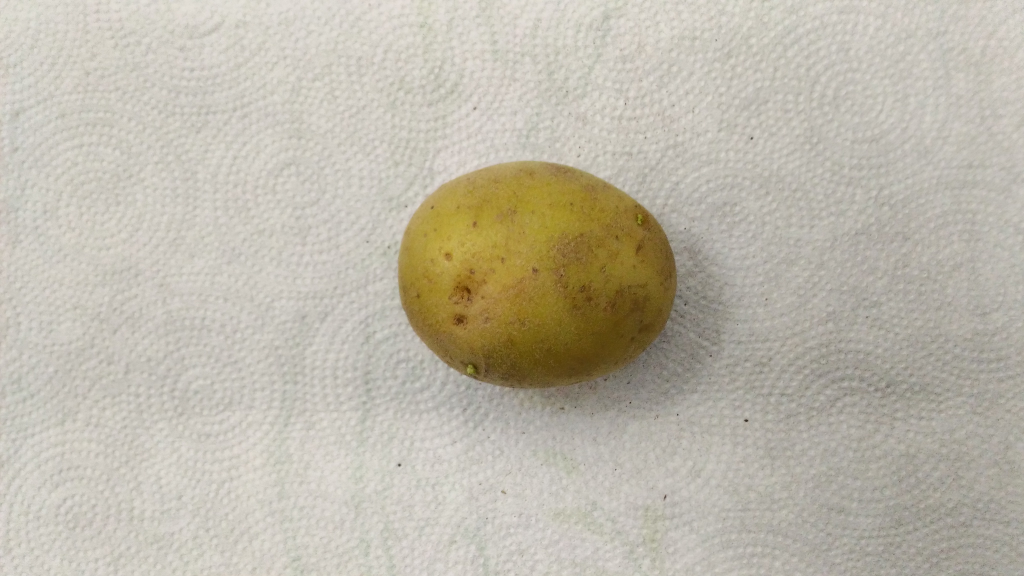
#> input picture data/good_set/1.jpg, 4096 x 2304 px (shown at 1/4 size); its folder holds only this picture in this run
$ python machine_vision.py   (Python 2 division)   (older library calls are emulated)
#> lines starting #> are read from the running program, lines starting #| are printed output that depends on the picture
#!/usr/bin/python

#This is an implementation of a Machine Vision system for grading of potatoes based on quality.
#The system uses Computer Vision and Machine Learning to classify the potatoes into good and rotten sets.
#Author: Arvind Rekha Sura
#Date: 06/12/2016

#Estimated runtime on accompanying image dataset: 16 ~ 18 minutes

#Libraries required: (Suggested to use Anaconda)
#1. cv2
#2. Numpy
#3. Scipy
#4. Scikit-learn

#Steps to install latest scikit library:
# conda create -n sklearn_18 python=2.7
# source activate sklearn_18
# conda install scikit-learn


import numpy as np, scipy.misc, scipy.signal
import time, os, math, csv
from scipy import ndimage


#Global constants
COLOR = "COLOR"
GREYSCALE = "GREYSCALE"
SIZE = (200,125)


def load_image(filename):
	#Function to load the image
#> called with filename = 'data/good_set/1.jpg'
	I = scipy.misc.imread(filename)
#> I is the input picture: shape (2304, 4096, 3); mean R, G, B 190.3, 184.9, 170.9

	return I


def resize_image(image,new_size):
	#Function to resize the image
#> called with new_size = (200, 125)
	import cv2

	I = cv2.resize(image, new_size)
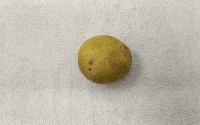
#> I: shape (125, 200, 3); mean R, G, B 190.2, 184.8, 170.8

	return I


def segment_image(image):
	#Function to perform image segmentation
	#I have implemented my own image segmentation logic based on region growing segmentation algorithm.
	#This gives me a relatively better segmentation compared to library implemented methods like watershed algorithm for my particular use case.

	import cv2

	height = image.shape[0]
#> height = 125
	width = image.shape[1]
#> width = 200

	output = image.copy()

	threshold = 70 #Specifies the color range the candidate pixel can fall under to be differentiated as background.

	#Basically I want to segment the potato from the background. For this I've implemented a region growing based segmentation algorithm.
	#I initialize my seed pixel value with the pixel value of the background, whose color range will be very different from the color range of the pixels of the potato (Basically brown potato on white background).
	#To ensure I only take the seed value of the white background, I take seed points at four different locations on the image and take the highest color value amongst the four.
	seed_point_1 = image[height/4,width/4].copy()
#> seed_point_1 = [205, 202, 193]
	seed_point_2 = image[height*3/4,width/4].copy()
#> seed_point_2 = [206, 201, 195]
	seed_point_3 = image[height/4,width*3/4].copy()
#> seed_point_3 = [200, 197, 188]
	seed_point_4 = image[height*3/4,width*3/4].copy()
#> seed_point_4 = [171, 167, 157]

	seed_value = np.amax((seed_point_1,seed_point_2,seed_point_3,seed_point_4),axis=0)
#> seed_value = [206, 202, 195]

	#I maintain a moving average of the color values of the seed value to cover the variations in the background color.
	moving_average = seed_value.copy()
#> moving_average = [206, 202, 195]
	values_red = np.array([],dtype='int8')
	values_green = np.array([],dtype='int8')
	values_blue = np.array([],dtype='int8')

	for i in range(height):
		for j in range(width):

			candidate_pixel = image[i][j].copy()

			if ((candidate_pixel[0] < seed_value[0] + threshold) and (candidate_pixel[0] > seed_value[0] - threshold)) and ((candidate_pixel[1] < seed_value[1] + threshold) and (candidate_pixel[1] > seed_value[1] - threshold)) and ((candidate_pixel[2] < seed_value[2] + threshold) and (candidate_pixel[2] > seed_value[2] - threshold)):
				#If candidate pixel color values fall within specified range then take it as background
				output[i][j] = np.array([0,255,0])

				values_red = np.concatenate([values_red,np.array([candidate_pixel[0]])])
				values_green = np.concatenate([values_green,np.array([candidate_pixel[1]])])
				values_blue = np.concatenate([values_blue,np.array([candidate_pixel[2]])])

				moving_average = np.array([values_red.sum() / values_red.shape[0],values_green.sum() / values_green.shape[0],values_blue.sum() / values_blue.shape[0]])

				seed_value = moving_average.copy()
			else:
				#Else take it as potato
				output[i][j] = np.array([255,0,0])
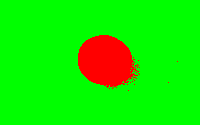
#> output: shape (125, 200, 3); mean R, G, B 23.7, 231.3, 0
#> after the loop, moving_average = [195, 191, 183]; seed_value = [195, 191, 183]

	return output


def pixel_brushing(segmented_image):
	#Function to fill small wrongly segmented gaps in a segmented image.
	#I have implemented this custom algorithm to get better segmentation results with my implementation of region based segmentation algorithm.
	#The algorithm is as follows; Use a sliding window to get the neighbours around a pixel and compute the mode of their color values. The most
	#frequently occuring color value is assigned as the new color value of that pixel. As the sliding window travels across the image, small gaps
	#in the segmented image get filled to give better segmentation results.
	from scipy import stats

	height = segmented_image.shape[0]
#> height = 125
	width = segmented_image.shape[1]
#> width = 200

	#Determines the size of the sliding window. It is observed experimently that small values of 'd' give better segmentation results but at the
	#same time the value should be big enough to cover large gaps.
	d = 10

	for i in range(d,height-d):
		for j in range(d,width-d):
			current_pixel = segmented_image[i,j]
			neighbours = segmented_image[i-d:i+d+1,j-d:j+d+1]
			mode = stats.mode(neighbours)
			new_pixel_value = stats.mode(mode[0][0])
			segmented_image[i,j] = new_pixel_value[0][0]
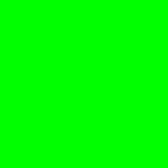
#> neighbours: shape (21, 21, 3) (shown 8 times larger); mean R, G, B 0, 255, 0

	return segmented_image


# [112 lines left out: functions multiply, get_defect_pixel_percentage, get_indentation_count, not called in this run]


def extract_features(directory_dict):
	#Component tasked with extracting features and creating a list of feature vectors

	feature_vector_list = []

	for key in directory_dict.keys():
		current_set = key
		directory_path = directory_dict[key]

		#Set the class label
		if current_set == "bad":
			class_label = 1
		elif current_set == "good":
			class_label = 0

		i = 1
		for root, sub_folders, files in os.walk(directory_path):
			for file in files:
				if '.jpg' in file:
					print "file no.",i
					i += 1
					file_path = os.path.join(root,file)

					print file_path

					print "loading image..."
					input_image_color = load_image(file_path)

					input_image_color = resize_image(input_image_color,SIZE)

					print "segmenting image..."
					segmented_image = segment_image(input_image_color)
					segmented_image = pixel_brushing(segmented_image)

					print "extracting foreground object..."
					foreground_object_color = multiply(segmented_image,input_image_color,COLOR)

					print "getting features..."
					black_pixel_result = get_defect_pixel_percentage(foreground_object_color)
					indentation_count = get_indentation_count(foreground_object_color)

					feature_vector = [file,black_pixel_result["diseased_region"],black_pixel_result["white_region"],indentation_count,class_label]
					feature_vector_list.append(feature_vector)

	return feature_vector_list


# [87 lines left out: functions create_dataset, split_dataset, run_neural_net, evaluate_dataset, not called in this run]

def main(directory_dict,training_file,output_file):
	#Main component to start the Machine Vision system

	#Because of dependency conflicts in my installation of scikit-learn I'm not able to install cv2 in my environment hosting the scikit-learn 0.18.1 library.
	#Therefore, I comment out evaluate_dataset() when running extract_features() and comment out extract_features() and create_dataset() when running evaluate_dataset()
	#Please do the same if your implementation of scikit-learn 0.18.1 library does not include cv2.

	#Component to extract features
	feature_vector_list = extract_features(directory_dict)

	#Component to create the dataset
	create_dataset(feature_vector_list,output_file)

	#Component to evaluate the dataset
	evaluate_dataset(output_file,training_file)


if __name__ == "__main__":
	start_time = time.time()
	current_directory = os.getcwd()
	directory_good = current_directory + "/data/good_set"
	directory_bad = current_directory + "/data/bad_set"
	directory_dict = {"good":directory_good,"bad":directory_bad}
	training_file = "training.csv"
	output_file = "dataset.csv"

#> (the run stopped early here; a loop or call above may not have finished)
